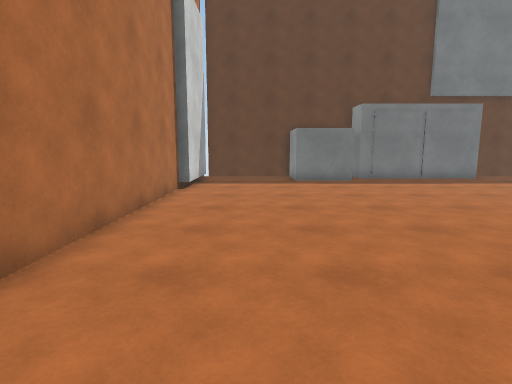
[1] (above)

17 first-person views from a walk through a Unity game level. The camera is 1.4 m above the floor, tilts 8° down and sees 80° across. The floor is counted in squares, 1 m on a side. Each view is taken from the middle of a square. On the plan, view 1 faces up. The plan holds only what a view shows up to about 14 squares ahead; the rest is blank. Surface patterns are stand-ins for the level's own textures.

[2]
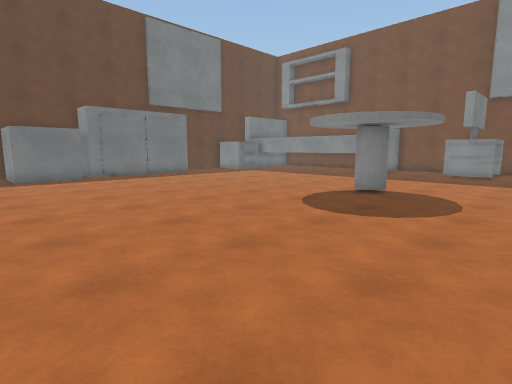

[3]
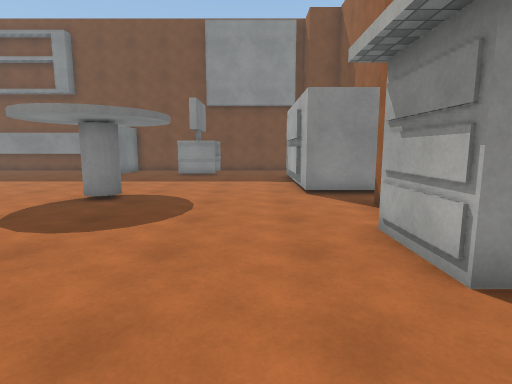

[4]
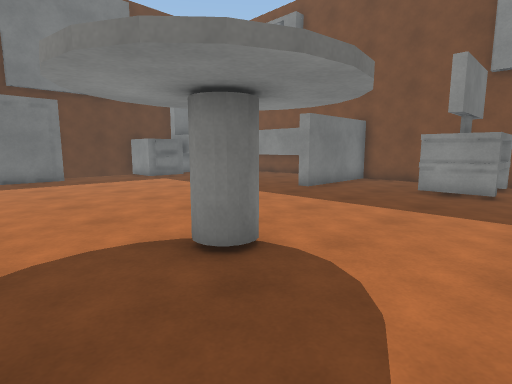

[5]
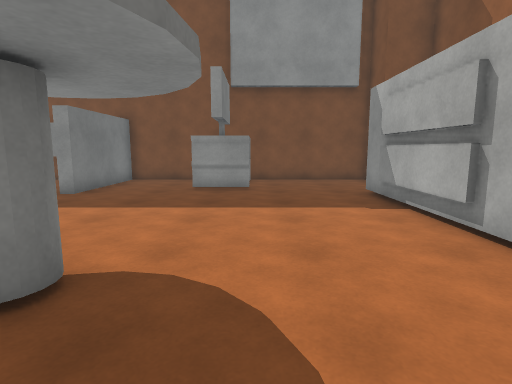

[6]
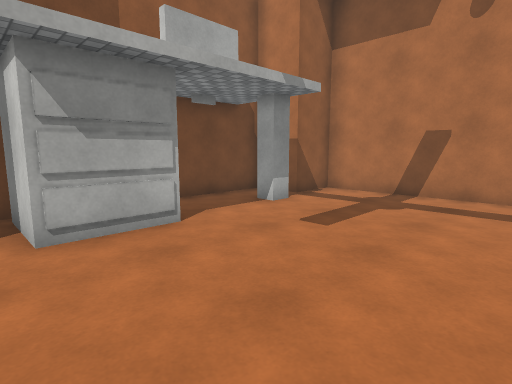

[7]
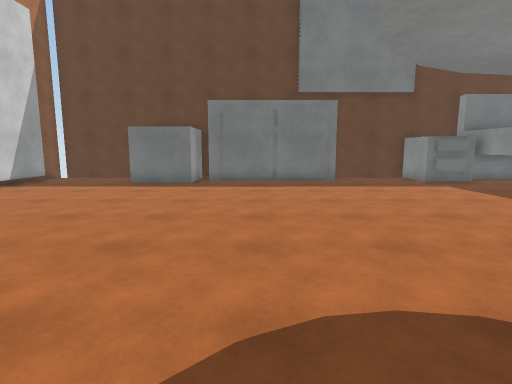

[8]
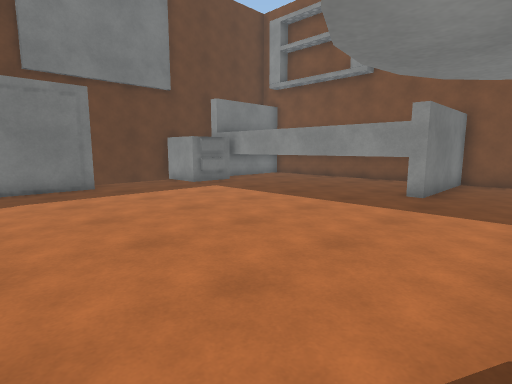

[9]
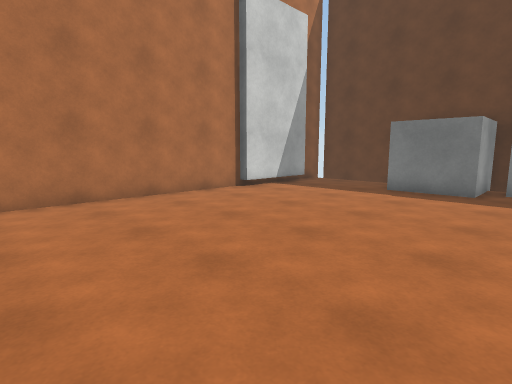

[10]
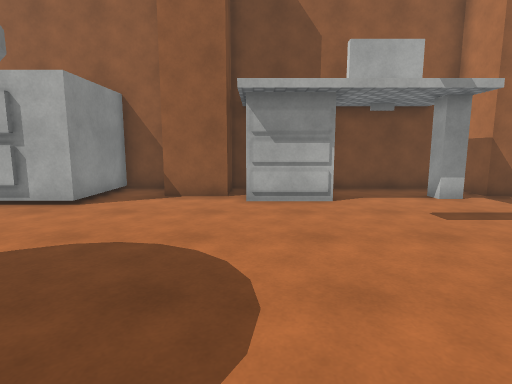

[11]
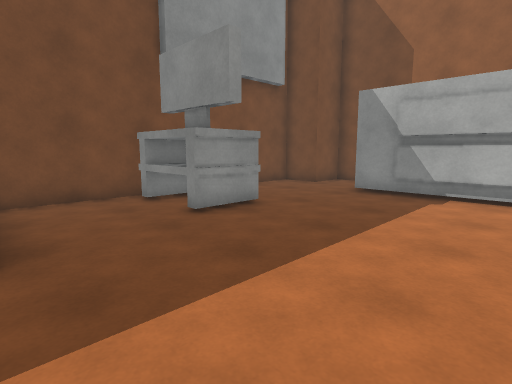

[12]
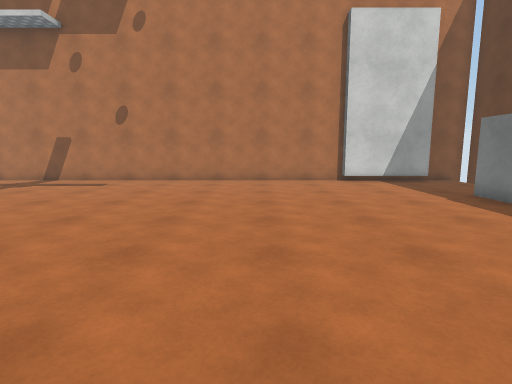

[13]
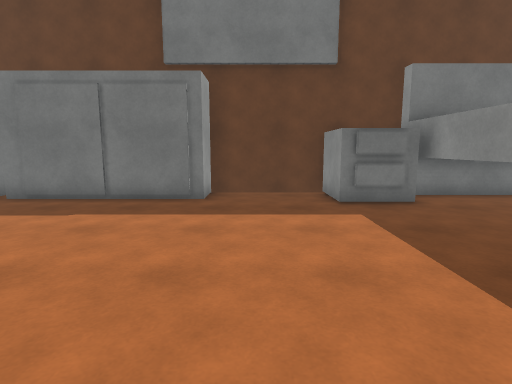

[14]
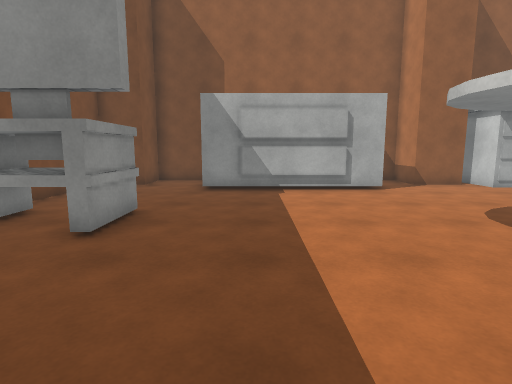

[15]
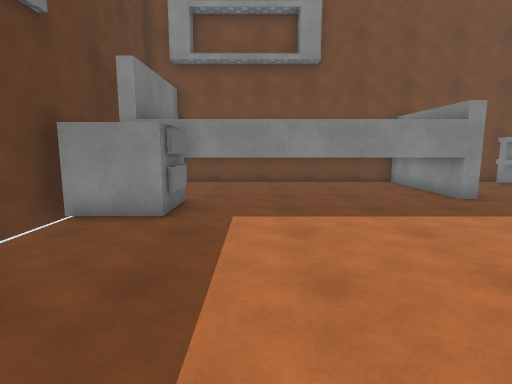

[16]
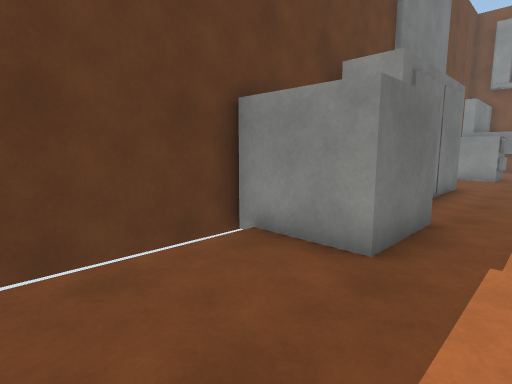

[17]
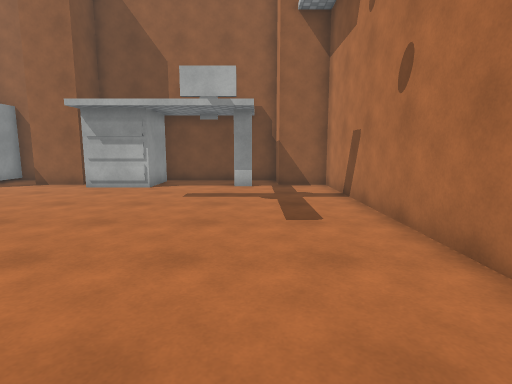

### Floor plan
Points are (right, up) in squares from view 1. A wall is a line through its corners. A room is listed if a view was taken in it or the views show most of it. See-through windows are left out.
Room 1 (views 1, 2, 3, 4, 5, 6, 7, 8, 9, 10, 11, 12, 13, 14, 15, 16, 17)
walls: (4, -4.1) (6.1, -4.1); (6.8, -5) (8.7, -5) (8.7, -6.8) (10.6, -6.8) (10.6, -3.6) (16.9, -3.6); (10.5, 16) (10.5, 14.5) (4.9, 14.5); (4.8, 16.4) (4.2, 16.4); (0.1, -4.5) (0.8, -4.5) (0.8, -5.1); (-2.8, 11.4) (-2.8, -5) (-0.9, -5) (-0.9, -6.8) (4.1, -6.8); (14.4, 16.4) (10.4, 16.4); (1.5, 16.4) (-1.8, 16.4); (-2.4, 14.6) (-2.4, 10.9); (17.4, -6.8) (19.4, -6.8) (19.4, -5) (21.1, -5) (21.1, 5.7) (16.5, 5.7) (16.5, 14.6); (-2, 16.4) (-2.8, 16.4) (-2.8, 14.6)
ways out: gap at (0, -5)
objects: cube (2, 14) to (4, 16); other object (9, 2) to (10, 3); other object (14, 14) to (16, 16); other object (18, 0) to (20, 2)

Positions as (right, up) in squares from view 1, and headings:
1: (0, 0), facing up
2: (0, -2), facing up-right
3: (1, -2), facing right
4: (7, -1), facing up-right
5: (7, 0), facing right
6: (7, 1), facing down-left
7: (7, 1), facing up
8: (7, 3), facing up-right
9: (6, 3), facing up-left
10: (6, 4), facing down
11: (12, 6), facing down-right
12: (11, 7), facing left
13: (12, 6), facing up
14: (15, 7), facing down
15: (8, 12), facing right
16: (-2, 12), facing up-right
17: (0, 7), facing down
